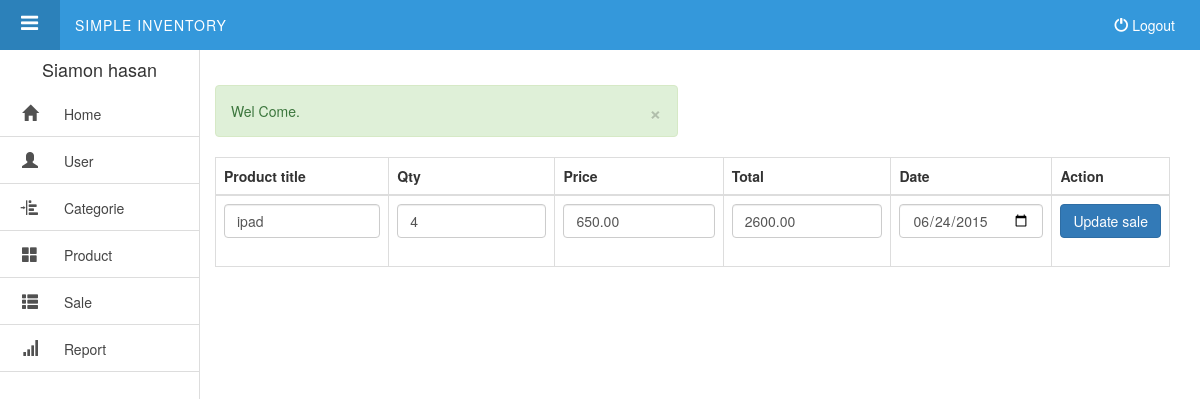
Page /edit_sale.php?id=2 (signed in) on the committed database.
### tables this page shows
CREATE TABLE IF NOT EXISTS `users` (
  `id` int(11) unsigned NOT NULL,
  `name` varchar(60) NOT NULL,
  `username` varchar(50) NOT NULL,
  `password` varchar(255) NOT NULL,
  `last_login` datetime DEFAULT NULL
);

CREATE TABLE IF NOT EXISTS `products` (
  `id` int(11) unsigned NOT NULL,
  `name` varchar(255) NOT NULL,
  `quantity` varchar(50) DEFAULT NULL,
  `buy_price` decimal(25,2) DEFAULT NULL,
  `sale_price` decimal(25,2) NOT NULL,
  `categorie_id` int(11) unsigned NOT NULL
);

CREATE TABLE IF NOT EXISTS `sales` (
  `id` int(11) unsigned NOT NULL,
  `product_id` int(11) unsigned NOT NULL,
  `qty` int(11) NOT NULL,
  `price` decimal(25,2) NOT NULL,
  `date` date NOT NULL
);

### includes/session.php (called while the page is built, shortened)
<?php
class Session {
 public $msg;
 private $user_is_logged_in = false;
  public function isUserLoggedIn(){
    return $this->user_is_logged_in;
  }
  private function userLoginSetup()
  {
    if(isset($_SESSION['user_id']))
    {
      $this->user_is_logged_in = true;
    } else {
      $this->user_is_logged_in = false;
    }
  }
  public function msg($type ='', $msg =''){
    if(!empty($msg)){
       if(strlen(trim($type)) == 1){
         $type = str_replace( array('d', 'i', 'w','s'), array('danger', 'info', 'warning','success'), $type );
       }
       $_SESSION['msg'][$type] = $msg;
    } else {
      return $this->msg;
    }
  }
  private function flash_msg(){
    if(isset($_SESSION['msg'])) {
      $this->msg = $_SESSION['msg'];
    } else {
      $this->msg;
    }
  }
}
$session = new Session();
$msg = $session->msg();
?>

### includes/sql.php (called while the page is built, shortened)
<?php
  require_once('includes/load.php');
  function current_user(){
    static $current_user;
    global $con;
    if(!$current_user){
     if(isset($_SESSION['user_id'])){
       $user_id = intval($_SESSION['user_id']);
       $sql  = "SELECT * FROM ";
       $sql .= "users WHERE ";
       $sql .= " id=".real_escape($user_id);
       $result = mysqli_query($con, $sql);
       if(mysqli_num_rows($result)){
         $current_user = mysqli_fetch_assoc($result);
         return $current_user;
       }
     }
    }
    return $current_user;
  }
  function find_by_product_id($id){
    global $con;
    $p_id = (int)$id;
    $sql  = " SELECT * FROM products";
    $sql .= " WHERE ";
    $sql .= "id = '{$p_id}'";
    $row = mysqli_query($con,$sql);
    if($result = mysqli_fetch_assoc($row)){
      return $result;
    } else {
      return null;
    }
  }
 function find_by_sale_id($id){
   global $con;
   $s_id = (int)$id;
   $sql  = " SELECT * FROM sales";
   $sql .= " WHERE ";
   $sql .= "id = '{$s_id}'";
   $row = mysqli_query($con,$sql);
   if($result = mysqli_fetch_assoc($row)){
     return $result;
   } else {
     return null;
   }
 }
?>

### edit_sale.php (the view, shortened to what this page needs)
<?php
  require_once('includes/load.php');
?>
<?php
$sale = find_by_sale_id((int)$_GET['id']);
?>
<?php $product = find_by_product_id($sale['product_id']); ?>
<?php include_once('layouts/header.php'); ?>
<div class="row">
  <div class="col-md-6">
    <?php echo display_msg($msg); ?>
  </div>
</div>
<div class="row">
  <div class="col-md-12">
    <form method="post" action="edit_sale.php?id=<?php echo (int)$sale['id']; ?>">
     <table class="table table-bordered">
       <thead>
        <th> Product title </th>
        <th> Qty </th>
        <th> Price </th>
        <th> Total </th>
        <th> Date</th>
        <th> Action</th>
       </thead>
         <tbody  id="product_info">
            <tr>
              <td id="s_name">
                <input type="text" class="form-control" id="sug_input" name="title" value="<?php echo remove_junk($product['name']); ?>">
              </td>
              <td id="s_qty">
                <input type="text" class="form-control" name="quantity" value="<?php echo (int)$sale['qty']; ?>">
              </td>
              <td id="s_price">
                <input type="text" class="form-control" name="price" value="<?php echo remove_junk($product['sale_price']); ?>" >
              </td>
              <td>
                <input type="text" class="form-control" name="total" value="<?php echo remove_junk($sale['price']); ?>">
              </td>
              <td id="s_date">
                <input type="date" class="form-control datePicker"  name="date" data-date-format="" value="<?php echo remove_junk($sale['date']); ?>">
              </td>
              <td>
                <button type="submit" name="update_sale" class="btn btn-primary">Update sale</button>
              </td>
            </tr>
         </tbody>
     </table>
   </form>
  </div>
</div>
<?php include_once('layouts/footer.php'); ?>

### layouts/header.php (shortened to what this page needs)
<?php $user = current_user(); ?>
<!DOCTYPE html>
  <html lang="en">
    <head>
    <link rel="stylesheet" href="https://maxcdn.bootstrapcdn.com/bootstrap/3.3.4/css/bootstrap.min.css"/>
    <link rel="stylesheet" href="//cdnjs.cloudflare.com/ajax/libs/bootstrap-datepicker/1.3.0/css/datepicker3.min.css" />
    <link rel="stylesheet" href="//maxcdn.bootstrapcdn.com/font-awesome/4.3.0/css/font-awesome.min.css"/>
    <link rel="stylesheet" href="libs/css/main.css" />
  </head>
  <body>
  <?php  if ($session->isUserLoggedIn(true)): ?>
    <header id="header">
      <a href="#" id="menu-action">
       <i class="fa fa-bars"></i>
      </a>
      <div class="logo">
         Simple Inventory
      </div>
      <div id="logout" class="pull-right clearfix">
        <a href="logout">
         <span class="glyphicon glyphicon-off"></span> Logout
        </a>
      </div>
    </header>
    <div class="sidebar">
      <h4><?php echo remove_junk(ucfirst($user['name'])); ?> </h4>
      <ul>
        <li>
          <a href="home.php">
            <i class="glyphicon glyphicon-home"></i>
            <span>Home</span>
          </a>
        </li>
        <li>
          <a href="home.php">
            <i class="glyphicon glyphicon-user"></i>
            <span>User</span>
          </a>
        </li>
        <li>
          <a href="categorie.php" >
            <i class="glyphicon glyphicon-indent-left"></i>
            <span>Categorie</span>
          </a>
        </li>
        <li>
          <a href="#" class="submenu-toggle">
            <i class="glyphicon glyphicon-th-large"></i>
            <span>Product</span>
          </a>
        </li>
        <li>
          <a href="#" class="submenu-toggle">
            <i class="glyphicon glyphicon-th-list"></i>
             <span>Sale</span>
            </a>
          </li>
        <li>
          <a href="sales_report.php">
            <i class="glyphicon glyphicon-signal"></i>
            <span>Report</span>
          </a>
        </li>
      </ul>
   </div>
<?php endif; ?>
<div class="page">
  <div class="container-fluid">

### libs/css/main.css (style rules this page uses)
body { font-family: 'Helvetica Neue', Helvetica, Arial, sans-serif; font-weight: 400; overflow-x: hidden; overflow-y: auto; }
a { color #777; text-decoration: none; }
.page { position: relative; display: block; top: 50px; left: 0; padding: 35px 15px 20px 200px; }
#header { position: fixed; z-index: 10; top: 0; left: 0; background: #3498DB; width: 100%; height: 50px; line-height: 50px; color: #fff; }
header > .logo { text-transform: uppercase; letter-spacing: 1px; display: inline-block; }
#menu-action { display: block; float: left; width: 60px; height: 50px; line-height: 50px; margin-right: 15px; color: #fff; text-decoration: none; text-align: center; background: rgba(0, 0, 0, 0.15); font-size: 13px; text-transform: uppercase; letter-spacing: 1px; }
#menu-action i { font-size: 20px; }
#logout { padding: 0 25px; }
#logout a { color: white; }
.sidebar { position: fixed; z-index: 10; left: 0; top: 50px; height: 100%; width: 200px; background: #fff; border-right: 1px solid #ddd; text-align: center; }
.sidebar ul { list-style: none; margin: 0; padding: 0; }
.sidebar ul li { display: block; border-bottom: 1px solid #ddd; }
.sidebar ul li a { color: #444; display: block; overflow: hidden; position: relative; white-space: nowrap; text-decoration: none; text-align: left; }
.sidebar ul li a i { font-size: 16px; color: #515151; padding: 15px 22px; text-align: center; }

### rows in the picture
users: name "Siamon hasan"
products: title "ipad", price "650.00"
sales: quantity "4", total "2600.00", date "06/24/2015"

### other values in the picture
display_msg($msg) "Wel Come."
